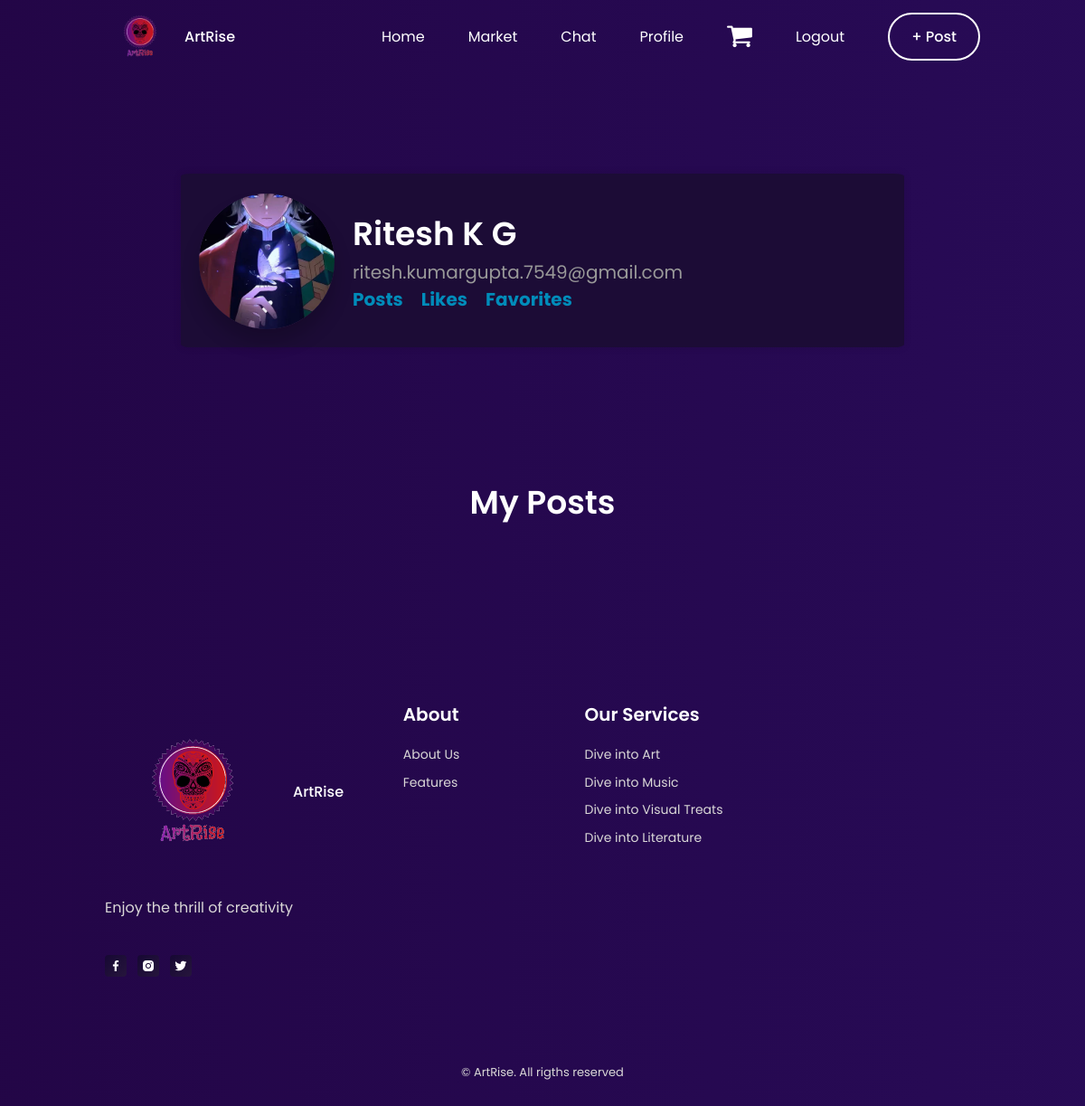
Page /users/profile/index.php (signed in) on the committed database.
### tables this page shows
CREATE TABLE `users` (
  `user_id` int(11) NOT NULL,
  `name` varchar(25) NOT NULL,
  `profile_pic` varchar(500) NOT NULL,
  `email` varchar(50) NOT NULL,
  `contact` varchar(10) NOT NULL,
  `age` int(11) NOT NULL,
  `password` varchar(300) NOT NULL,
  `verification_code` varchar(255) NOT NULL,
  `is_verified` int(10) NOT NULL DEFAULT 0
);

### users/profile/index.php (the view, shortened to what this page needs)
<?php
    include "../../db_connect.php";
?>
<!DOCTYPE html>
<html lang="en">
<head>
    <link rel="stylesheet" href="https://cdn.jsdelivr.net/npm/boxicons@latest/css/boxicons.min.css">
    <link rel="stylesheet" href="../../assets/css/swiper-bundle.min.css">
    <link rel="stylesheet" href="../../assets/css/styles.css">
    <link rel="stylesheet" href="./design.css">
    <link rel="stylesheet" href="https://cdnjs.cloudflare.com/ajax/libs/font-awesome/4.7.0/css/font-awesome.min.css">
</head>
<body>
    <header class="header" id="header">
        <nav class="nav container">
            <a href="#" class="nav__logo">
                <img src="../../assets/img/logo1.png" alt="" class="nav__logo-img">
                ArtRise
            </a>
            <div class="nav__menu" id="nav-menu">
                <ul class="nav__list">
                    <li class="nav__item">
                        <a href="../homepage" class="nav__link">Home</a>
                    </li>
                    <li class="nav__item">
                        <a href="../market/index.php" class="nav__link">Market</a>
                    </li>
                    <li class="nav__item">
                        <a href="../chat/index.php" class="nav__link">Chat</a>
                    </li>
                    <li class="nav__item">
                        <a href="#" class="nav__link">Profile</a>
                    </li>
                    <li class="nav__item">
                        <a href="../cart/index.php" class="nav__link"><i class="fa fa-shopping-cart" style="font-size:30px;"></i></a>
                    </li>
                    <li class="nav__item">
                        <a href="../user_logout.php" class="nav__link">Logout</a>
                    </li>
                    <a href="../post_feed/index.php" class="button button--ghost">+ Post</a>
                </ul>
            </div>
        </nav>
    </header>
        <main class="main">
            <?php
                $user_id=$_SESSION['user_id'];
                $sql="Select * from users where user_id=$user_id;";
                $result=mysqli_query($conn,$sql);
                $row=mysqli_fetch_array($result);
            ?>
            <section class="section category">
                <div class="profile-container">
                    <div class="profile-header">
                        <div class="profile-card__img">
                            <div class="profile-pic">
                                <label class="-label" for="file">
                                    <span class="glyphicon glyphicon-camera"></span>
                                    <span>Change Image</span>
                                </label>
                                <?php echo "<img src='../../src/" . $row['profile_pic'] ."' id='output' width='200' />"; ?>
                            </div>
                        </div>
                        <div class="profile-details">
                            <h1 id="name">
                                <?php
                                    echo $row['name'];
                                ?>
                            </h1>
                            <p id="email">
                                <?php
                                    echo $row['email'];
                                ?>
                            </p>
                            <ul>
                                <li><a href="#" onclick="myPost()">Posts</a></li>
                                <li><a href="#" onclick="myLikes()">Likes</a></li>
                                <li><a href="#" onclick="myFav()">Favorites</a></li>
                            </ul>
                        </div>
                    </div>
                </div>
            </section>
            <div id="my_posts">
                <section class="section category">
                    <h3 class="section__title">My Posts</h3>
                </section>
                </div>
      </main>
    <footer class="footer section">
                <div class="footer__container container grid">
                    <div class="footer__content">
                        <a href="#" class="footer__logo">
                            <img src="../../assets/img/logo1.png" alt="" class="footer__logo-img">
                            ArtRise
                        </a>
                        <p class="footer__description">Enjoy the thrill of creativity</p>
                        <div class="footer__social">
                            <a href="https://www.facebook.com/" target="_blank" class="footer__social-link">
                                <i class='bx bxl-facebook'></i>
                            </a>
                            <a href="https://www.instagram.com/" target="_blank" class="footer__social-link">
                                <i class='bx bxl-instagram-alt' ></i>
                            </a>
                            <a href="https://twitter.com/" target="_blank" class="footer__social-link">
                                <i class='bx bxl-twitter' ></i>
                            </a>
                        </div>
                    </div>
                    <div class="footer__content">
                        <h3 class="footer__title">About</h3>
                        <ul class="footer__links">
                            <li>
                                <a href="#" class="footer__link">About Us</a>
                            </li>
                            <li>
                                <a href="#" class="footer__link">Features</a>
                            </li>
                        </ul>
                    </div>
                    <div class="footer__content">
                        <h3 class="footer__title">Our Services</h3>
                        <ul class="footer__links">
                            <li>
                                <a href="../drawing/index.php" class="footer__link">Dive into Art</a>
                            </li>
                            <li>
                                <a href="../music/index.php" class="footer__link">Dive into Music </a>
                            </li>
                            <li>
                                <a href="../visual/index.php" class="footer__link">Dive into Visual Treats</a>
                            </li>
                            <li>
                                <a href="../literary/index.php" class="footer__link">Dive into Literature</a>
                            </li>
                        </ul>
                    </div>
                </div>
                <span class="footer__copy">&#169; ArtRise. All rigths reserved</span>
            </footer>
    </body>
</html>

### users/profile/design.css (style rules this page uses)
.profile-container { width: 100%; max-width: 800px; margin: 0 auto; background-color: rgb(28,12,54); border-color: #ba0000; border-radius: 1.5%; margin-top: 80px; padding: 20px; box-shadow: 0px 0px 10px rgba(0, 0, 0, 0.1); }
.profile-header { display: flex; align-items: center; }
.profile-details { margin-left: 20px; }
.profile-details h1 { font-size: 36px; margin: 0; }
.profile-details p { font-size: 20px; color: #999; margin: 0; }
.profile-details ul { display: flex; list-style: none; margin: 0; padding: 0; }
.profile-details li { margin-right: 20px; }
.profile-details li:last-child { margin-right: 0; }
.profile-details a { text-decoration: none; color: #008CBA; font-size: 20px; font-weight: bold; }
.profile-card__img { margin-top: 2px; width: 150px; height: 150px; border-radius: 50%; overflow: hidden; position: relative; z-index: 4; box-shadow: rgba(0,0,0,0.2) 0px 15px 20px; }
.profile-card__img img { display: block; max-width: 100%; max-height: 400px; border-radius: 5px; object-fit: cover; }
.profile-pic { color: transparent; transition: all 0.3s ease; display: flex; justify-content: center; align-items: center; position: relative; transition: all 0.3s ease; }
.profile-pic img { position: absolute; object-fit: cover; width: 150px; height: 150px; border-radius: 50%; box-shadow: 0 0 10px 0 rgba(255, 255, 255, 0.35); z-index: 0; }
.profile-pic .-label { cursor: pointer; height: 150px; width: 150px; }
.profile-pic span { display: inline-flex; padding: 0.2em; height: 2em; }

### rows in the picture
users: profile_pic (picture), name "Ritesh K G", email "ritesh.kumargupta.7549@gmail.com"
